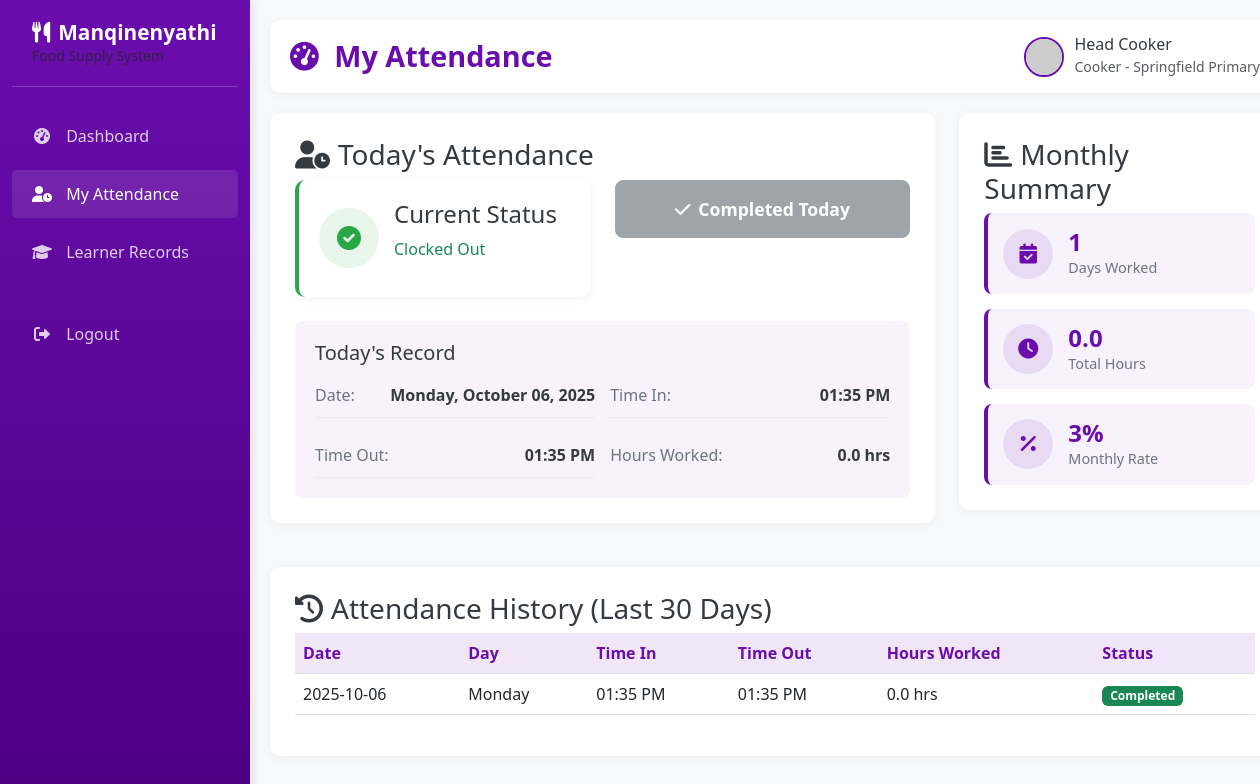
The page /cooker/attendance (signed in) on the database its author committed.
### app.py (models this page shows)
class Attendance(db.Model):
    __tablename__ = 'attendance'
    attendance_id = db.Column(db.Integer, primary_key=True)
    cooker_id = db.Column(db.Integer, db.ForeignKey('users.user_id'), nullable=False)
    school_id = db.Column(db.Integer, db.ForeignKey('schools.school_id'), nullable=False)
    date = db.Column(db.Date, nullable=False)
    time_in = db.Column(db.DateTime)
    time_out = db.Column(db.DateTime)
    created_at = db.Column(db.DateTime, default=datetime.utcnow)

### app.py (the view)
@app.route('/cooker/attendance')
def cooker_attendance():
    if session.get('role') != 'cooker':
        return redirect(url_for('home'))
    user_id = session.get('user_id')
    today = datetime.now().date()
    today_attendance = Attendance.query.filter_by(
        cooker_id=user_id,
        date=today
    ).first()
    attendance_history = Attendance.query.filter_by(
        cooker_id=user_id
    ).order_by(Attendance.date.desc()).limit(30).all()
    current_month = datetime.now().month
    current_year = datetime.now().year
    monthly_attendance = Attendance.query.filter(
        Attendance.cooker_id == user_id,
        db.extract('month', Attendance.date) == current_month,
        db.extract('year', Attendance.date) == current_year
    ).all()
    days_worked = len(monthly_attendance)
    total_hours = sum(
        (att.time_out - att.time_in).total_seconds() / 3600
        for att in monthly_attendance
        if att.time_in and att.time_out
    )
    return render_template('cooker_attendance.html',
                         today_attendance=today_attendance,
                         attendance_history=attendance_history,
                         days_worked=days_worked,
                         total_hours=total_hours,
                         today=today)

### templates/cooker_attendance.html (shortened to what this page needs)
{% extends "cooker_base.html" %}
{% block page_title %}My Attendance{% endblock %}
{% block content %}
<div class="row">
    <div class="col-md-8">
        <div class="content-card">
            <h3><i class="fas fa-user-clock me-2"></i>Today's Attendance</h3>
            <div class="row">
                <div class="col-md-6">
                    <div class="attendance-status-card {% if today_attendance and today_attendance.time_in %}status-active{% else %}status-inactive{% endif %}">
                        <div class="status-icon">
                            <i class="fas {% if today_attendance and today_attendance.time_in %}fa-check-circle{% else %}fa-clock{% endif %}"></i>
                        </div>
                        <div class="status-info">
                            <h4>Current Status</h4>
                            <p class="status-text">
                                {% if today_attendance and today_attendance.time_in %}
                                    {% if today_attendance.time_out %}
                                        <span class="text-success">Clocked Out</span>
                                    {% else %}
                                        <span class="text-warning">Clocked In</span>
                                    {% endif %}
                                {% else %}
                                    <span class="text-secondary">Not Clocked In</span>
                                {% endif %}
                            </p>
                        </div>
                    </div>
                </div>
                <div class="col-md-6">
                    <div class="attendance-actions">
                        {% if not today_attendance or not today_attendance.time_in %}
                        <form action="{{ url_for('clock_in') }}" method="POST" class="d-inline">
                            <button type="submit" class="btn btn-success btn-lg attendance-action-btn">
                                <i class="fas fa-sign-in-alt me-2"></i>Clock In
                            </button>
                        </form>
                        {% elif today_attendance and today_attendance.time_in and not today_attendance.time_out %}
                        <form action="{{ url_for('clock_out') }}" method="POST" class="d-inline">
                            <button type="submit" class="btn btn-danger btn-lg attendance-action-btn">
                                <i class="fas fa-sign-out-alt me-2"></i>Clock Out
                            </button>
                        </form>
                        {% else %}
                        <button class="btn btn-secondary btn-lg attendance-action-btn" disabled>
                            <i class="fas fa-check me-2"></i>Completed Today
                        </button>
                        {% endif %}
                    </div>
                </div>
            </div>
            <div class="today-times mt-4">
                <h5>Today's Record</h5>
                <div class="time-details">
                    <div class="time-item">
                        <span class="time-label">Date:</span>
                        <strong>{{ today.strftime('%A, %B %d, %Y') }}</strong>
                    </div>
                    <div class="time-item">
                        <span class="time-label">Time In:</span>
                        <strong id="timeInDisplay">
                            {% if today_attendance and today_attendance.time_in %}
                                {{ today_attendance.time_in.strftime('%I:%M %p') }}
                            {% else %}
                                --:--
                            {% endif %}
                        </strong>
                    </div>
                    <div class="time-item">
                        <span class="time-label">Time Out:</span>
                        <strong id="timeOutDisplay">
                            {% if today_attendance and today_attendance.time_out %}
                                {{ today_attendance.time_out.strftime('%I:%M %p') }}
                            {% else %}
                                --:--
                            {% endif %}
                        </strong>
                    </div>
                    <div class="time-item">
                        <span class="time-label">Hours Worked:</span>
                        <strong id="hoursWorked">
                            {% if today_attendance and today_attendance.time_in and today_attendance.time_out %}
                                {{ "%.1f"|format((today_attendance.time_out - today_attendance.time_in).total_seconds() / 3600) }} hrs
                            {% else %}
                                --
                            {% endif %}
                        </strong>
                    </div>
                </div>
            </div>
        </div>
    </div>
    <div class="col-md-4">
        <div class="content-card">
            <h3><i class="fas fa-chart-bar me-2"></i>Monthly Summary</h3>
            <div class="summary-stats">
                <div class="stat-item">
                    <div class="stat-icon">
                        <i class="fas fa-calendar-check"></i>
                    </div>
                    <div class="stat-info">
                        <h4>{{ days_worked }}</h4>
                        <p>Days Worked</p>
                    </div>
                </div>
                <div class="stat-item">
                    <div class="stat-icon">
                        <i class="fas fa-clock"></i>
                    </div>
                    <div class="stat-info">
                        <h4>{{ "%.1f"|format(total_hours) }}</h4>
                        <p>Total Hours</p>
                    </div>
                </div>
                <div class="stat-item">
                    <div class="stat-icon">
                        <i class="fas fa-percentage"></i>
                    </div>
                    <div class="stat-info">
                        <h4>{{ "%.0f"|format((days_worked / 30) * 100) }}%</h4>
                        <p>Monthly Rate</p>
                    </div>
                </div>
            </div>
        </div>
    </div>
</div>
<div class="row mt-4">
    <div class="col-12">
        <div class="content-card">
            <h3><i class="fas fa-history me-2"></i>Attendance History (Last 30 Days)</h3>
            {% if attendance_history %}
            <div class="table-responsive">
                <table class="table table-hover">
                    <thead>
                        <tr>
                            <th>Date</th>
                            <th>Day</th>
                            <th>Time In</th>
                            <th>Time Out</th>
                            <th>Hours Worked</th>
                            <th>Status</th>
                        </tr>
                    </thead>
                    <tbody>
                        {% for record in attendance_history %}
                        <tr>
                            <td>{{ record.date.strftime('%Y-%m-%d') }}</td>
                            <td>{{ record.date.strftime('%A') }}</td>
                            <td>
                                {% if record.time_in %}
                                    {{ record.time_in.strftime('%I:%M %p') }}
                                {% else %}
                                    --
                                {% endif %}
                            </td>
                            <td>
                                {% if record.time_out %}
                                    {{ record.time_out.strftime('%I:%M %p') }}
                                {% else %}
                                    --
                                {% endif %}
                            </td>
                            <td>
                                {% if record.time_in and record.time_out %}
                                    {{ "%.1f"|format((record.time_out - record.time_in).total_seconds() / 3600) }} hrs
                                {% else %}
                                    --
                                {% endif %}
                            </td>
                            <td>
                                {% if record.time_in and record.time_out %}
                                    <span class="badge bg-success">Completed</span>
                                {% elif record.time_in and not record.time_out %}
                                    <span class="badge bg-warning">In Progress</span>
                                {% else %}
                                    <span class="badge bg-secondary">Absent</span>
                                {% endif %}
                            </td>
                        </tr>
                        {% endfor %}
                    </tbody>
                </table>
            </div>
            {% else %}
            <div class="empty-state">
                <i class="fas fa-clipboard-list fa-3x mb-3"></i>
                <h4>No Attendance Records</h4>
                <p>Your attendance history will appear here once you start clocking in.</p>
            </div>
            {% endif %}
        </div>
    </div>
</div>
{% endblock %}

### templates/cooker_base.html (style rules this page uses)
:root { --primary-purple: #6a0dad; --light-purple: #8a2be2; --dark-purple: #4b0082; --accent-purple: #9370db; --white: #ffffff; --light-gray: #f8f9fa; --medium-gray: #e9ecef; --dark-gray: #6c757d; --text-dark: #343a40; }
body { font-family: 'Segoe UI', Tahoma, Geneva, Verdana, sans-serif; background-color: var(--light-gray); color: var(--text-dark); }
.content-card { background-color: var(--white); border-radius: 10px; box-shadow: 0 2px 10px rgba(0, 0, 0, 0.05); padding: 25px; margin-bottom: 20px; }

### templates/cooker_attendance.html (style rules this page uses)
.attendance-status-card { background: var(--white); border-radius: 10px; padding: 20px; box-shadow: 0 2px 10px rgba(0, 0, 0, 0.05); display: flex; align-items: center; border-left: 4px solid var(--primary-purple); }
.attendance-status-card.status-active { border-left-color: #28a745; }
.status-icon { width: 60px; height: 60px; border-radius: 50%; background-color: rgba(106, 13, 173, 0.1); display: flex; align-items: center; justify-content: center; margin-right: 15px; }
.status-icon i { font-size: 24px; color: var(--primary-purple); }
.attendance-status-card.status-active .status-icon { background-color: rgba(40, 167, 69, 0.1); }
.attendance-status-card.status-active .status-icon i { color: #28a745; }
.attendance-action-btn { width: 100%; padding: 15px; font-size: 1.1rem; font-weight: 600; border-radius: 8px; transition: all 0.3s ease; }
.today-times { background-color: rgba(106, 13, 173, 0.05); border-radius: 8px; padding: 20px; }
.time-details { display: grid; grid-template-columns: repeat(auto-fit, minmax(200px, 1fr)); gap: 15px; }
.time-item { display: flex; justify-content: space-between; align-items: center; padding: 10px 0; border-bottom: 1px solid var(--medium-gray); }
.time-item:last-child { border-bottom: none; }
.time-label { color: var(--dark-gray); font-weight: 500; }
.summary-stats { display: flex; flex-direction: column; gap: 15px; }
.stat-item { display: flex; align-items: center; padding: 15px; background-color: rgba(106, 13, 173, 0.05); border-radius: 8px; border-left: 4px solid var(--primary-purple); }
.stat-icon { width: 50px; height: 50px; border-radius: 50%; background-color: rgba(106, 13, 173, 0.1); display: flex; align-items: center; justify-content: center; margin-right: 15px; }
.stat-icon i { font-size: 20px; color: var(--primary-purple); }
.stat-info h4 { margin: 0; color: var(--primary-purple); font-size: 1.5rem; font-weight: 700; }
.stat-info p { margin: 0; color: var(--dark-gray); font-size: 0.9rem; }
.table th { background-color: rgba(106, 13, 173, 0.1); color: var(--primary-purple); border-top: none; font-weight: 600; }
.badge { font-size: 0.75em; padding: 0.35em 0.65em; }

### rows shown on the page
Attendance: time_in "01:35 PM", time_out "01:35 PM", time_out+time_in "0.0", date "2025-10-06", date "Monday", (record.time_out-record.time_in).total_seconds()/3600 "0.0", shows "Completed"

### other values the page prints
{{ session.get('username', 'Cooker User') }} "Head Cooker"
{{ session.get('school', 'Springfield Primary') }} "Springfield Primary"
{{ days_worked }} "1"
{{ "%.1f"|format(total_hours) }} "0.0"
{{ "%.0f"|format((days_worked / 30) * 100) }} "3"
